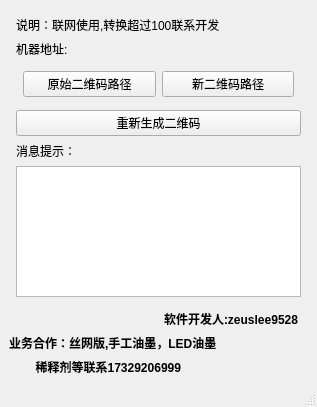
<?xml version="1.0" encoding="UTF-8"?>
<ui version="4.0">
 <class>MainWindow</class>
 <widget class="QMainWindow" name="MainWindow">
  <property name="geometry">
   <rect>
    <x>0</x>
    <y>0</y>
    <width>317</width>
    <height>407</height>
   </rect>
  </property>
  <property name="windowTitle">
   <string>批量简化二维码</string>
  </property>
  <widget class="QWidget" name="centralwidget">
   <layout class="QVBoxLayout" name="verticalLayout_2" stretch="0,0,0,0">
    <item>
     <layout class="QVBoxLayout" name="verticalLayout">
      <property name="leftMargin">
       <number>7</number>
      </property>
      <property name="topMargin">
       <number>7</number>
      </property>
      <property name="rightMargin">
       <number>7</number>
      </property>
      <property name="bottomMargin">
       <number>7</number>
      </property>
      <item>
       <widget class="QLabel" name="label_3">
        <property name="text">
         <string>说明：联网使用,转换超过100联系开发</string>
        </property>
       </widget>
      </item>
      <item>
       <widget class="QLabel" name="macaddress">
        <property name="text">
         <string>机器地址:</string>
        </property>
       </widget>
      </item>
      <item>
       <layout class="QHBoxLayout" name="horizontalLayout">
        <property name="leftMargin">
         <number>7</number>
        </property>
        <property name="topMargin">
         <number>7</number>
        </property>
        <property name="rightMargin">
         <number>7</number>
        </property>
        <property name="bottomMargin">
         <number>7</number>
        </property>
        <item>
         <widget class="QPushButton" name="choosefile">
          <property name="text">
           <string>原始二维码路径</string>
          </property>
         </widget>
        </item>
        <item>
         <widget class="QPushButton" name="desdir">
          <property name="enabled">
           <bool>true</bool>
          </property>
          <property name="text">
           <string>新二维码路径</string>
          </property>
         </widget>
        </item>
       </layout>
      </item>
      <item>
       <widget class="QPushButton" name="gencode">
        <property name="text">
         <string>重新生成二维码</string>
        </property>
       </widget>
      </item>
      <item>
       <widget class="QLabel" name="label">
        <property name="text">
         <string>消息提示：</string>
        </property>
       </widget>
      </item>
      <item>
       <widget class="QPlainTextEdit" name="message"/>
      </item>
     </layout>
    </item>
    <item>
     <widget class="QLabel" name="label_2">
      <property name="font">
       <font>
        <family>Arial</family>
        <weight>75</weight>
        <bold>true</bold>
       </font>
      </property>
      <property name="text">
       <string>软件开发人:zeuslee9528   </string>
      </property>
      <property name="alignment">
       <set>Qt::AlignRight|Qt::AlignTrailing|Qt::AlignVCenter</set>
      </property>
     </widget>
    </item>
    <item>
     <widget class="QLabel" name="label_4">
      <property name="font">
       <font>
        <family>Arial</family>
        <weight>75</weight>
        <bold>true</bold>
       </font>
      </property>
      <property name="text">
       <string>业务合作：丝网版,手工油墨，LED油墨</string>
      </property>
     </widget>
    </item>
    <item>
     <widget class="QLabel" name="label_5">
      <property name="font">
       <font>
        <family>Arial</family>
        <weight>75</weight>
        <bold>true</bold>
       </font>
      </property>
      <property name="text">
       <string>        稀释剂等联系17329206999</string>
      </property>
     </widget>
    </item>
   </layout>
  </widget>
  <widget class="QMenuBar" name="menubar">
   <property name="geometry">
    <rect>
     <x>0</x>
     <y>0</y>
     <width>317</width>
     <height>26</height>
    </rect>
   </property>
  </widget>
  <widget class="QStatusBar" name="statusbar"/>
 </widget>
 <resources/>
 <connections/>
</ui>
